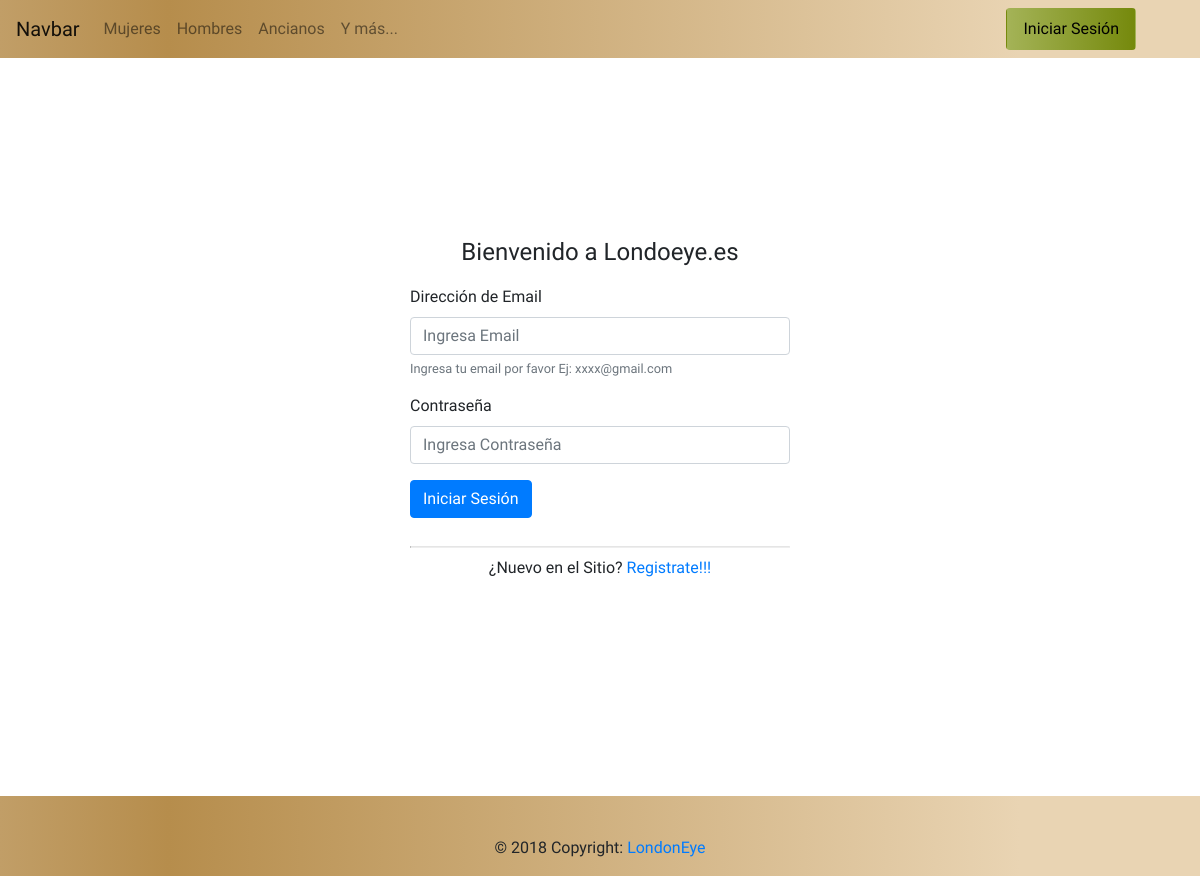
Screenshot of /index.php/tienda/inicio with the database file from the repository.
### tables this page shows
CREATE TABLE `tipo_ropa` (
  `id_tipo_ropa` int(11) NOT NULL,
  `nombre_tipo_ropa` varchar(50) NOT NULL,
  `imagen_tipo_ropa` varchar(255) NOT NULL,
  `estado` int(11) DEFAULT '1',
  `estado_importante` int(11) NOT NULL DEFAULT '0'
);

### application/libraries/Layout_tienda.php (called while the page is built, shortened)
<?php if ( ! defined('BASEPATH') ) exit('No direct script access allowed');
class Layout_tienda
{
private $CI;
public $layout = 'plantilla_tienda';
public function __construct($layout = 'plantilla_tienda')
{
$this->CI =& get_instance();
$this->layout = $layout;
}
function view($view = null, $data = null, $return = false)
{
$layout = "layouts/{$this->layout}";
$vista = (substr($view, 0, 1) == '/' ? $view : "{$this->CI->router->directory}{$this->CI->router->class}/{$view}");
$load_view = array('content_for_layout' => $this->CI->load->view($vista, $data, true));
if ( $return )
return $this->CI->load->view($layout, $load_view, true);
else
$this->CI->load->view($layout, $load_view, false);
}
}

### application/controllers/Tienda.php (called while the page is built, shortened)
<?php
class Tienda extends CI_Controller {
public function inicio(){
			$this->layout_tienda->view("register/inicio_sesion");
}
}

### index.php (called while the page is built, shortened)
<?php
require_once BASEPATH.'core/CodeIgniter.php';

### application/views/layouts/header_tienda.php (the view, shortened to what this page needs)
<div class="row">
         <div class="col-lg-12 col-md-12 col-sm-12 col-xs-12" >
                   <nav class="navbar navbar-expand-lg navbar-light bg-light">
                         <a class="navbar-brand" href="<?php echo base_url(); ?>">Navbar</a>
                         <div class="collapse navbar-collapse" id="navbarSupportedContent">
                           <ul class="navbar-nav mr-auto">
                                  <?php
                                   $tipo_ropas = $this->db->query("SELECT * FROM tipo_ropa WHERE estado = 1 AND id_tipo_ropa IN (SELECT tipo_ropa FROM ropa_tienda WHERE estado_ropa = 1) AND estado_importante = 1 LIMIT 4;");
                                  ?>
                                  <?php foreach ($tipo_ropas->result() as $tipo_ropa): ?>
                                          <li class="nav-item">
                                            <a class="nav-link" href="<?php echo base_url();?>tienda/tienda/<?php echo $tipo_ropa->id_tipo_ropa ?>" role="button">
                                              <?php echo $tipo_ropa->nombre_tipo_ropa ?>
                                            </a>
                                          </li>
                                  <?php endforeach; ?>
                            <li class="nav-item">
                               <a class="nav-link" href="<?php echo base_url();?>tienda/tienda/all" role="button">
                                 Y m&aacute;s...
                               </a>
                             </li>
                       </ul>
                       <?php if ($this->session->userdata("login_tienda")): ?>
                           <ul class="navbar-nav mr-5">
                               <li class="nav-item dropdown">
                                   <a class="nav-link btn btn-verde my-2 my-sm-0" href="#" id="opciones" role="button" data-toggle="dropdown" aria-haspopup="true" aria-expanded="false" style="color: black;">
                                     Bienvenido, <?php echo $this->session->userdata("nombre_persona_tienda") ?>
                                   </a>
                                   <div class="dropdown-menu" aria-labelledby="opciones">
                                     <a class="dropdown-item" href="<?php echo base_url();?>tienda/carrito">Ver Carrito</a>
                                     <a class="dropdown-item" href="<?php echo base_url();?>tienda/logout">Cerrar Sesi&oacute;n</a>
                                   </div>
                                 </li>
                           </ul>
                       <?php else: ?>
                          <a class="nav-link btn btn-verde mr-5" href="<?php echo base_url();?>tienda/inicio">Iniciar Sesi&oacute;n</a>
                        <?php endif ?>
                         </div>
                   </nav>
           </div>
     </div>

### public/app_tienda.css (style rules this page uses)
* { font-family: 'Gugi', cursive; }
footer, .navbar { background: rgba(243,226,199,1); background: -moz-linear-gradient(left, rgba(243,226,199,1) 0%, rgba(193,158,103,1) 0%, rgba(182,141,76,1) 14%, rgba(233,212,179,1) 85%, rgba(233,212,179,1) 100%); background: -webkit-gradient(left top, right top, color-stop(0%, rgba(243,226,199,1)), color-stop(0%, rgba(193,158,103,1)), color-stop(14%, rgba(182,141,76,1)), color-stop(85%, rgba(233,212,179,1)), color-stop(100%, rgba(233,212,179,1))); background: -webkit-linear-gradient(left, rgba(243,226,199,1) 0%, rgba(193,158,103,1) 0%, rgba(182,141,76,1) 14%, rgba(233,212,179,1) 85%, rgba(233,212,179,1) 100%); background: -o-linear-gradient(left, rgba(243,226,199,1) 0%, rgba(193,158,103,1) 0%, rgba(182,141,76,1) 14%, rgba(233,212,179,1) 85%, rgba(233,212,179,1) 100%); background: -ms-linear-gradient(left, rgba(243,226,199,1) 0%, rgba(193,158,103,1) 0%, rgba(182,141,76,1) 14%, rgba(233,212,179,1) 85%, rgba(233,212,179,1) 100%); background: linear-gradient(to right, rgba(243,226,199,1) 0%, rgba(193,158,103,1) 0%, rgba(182,141,76,1) 14%, rgba(233,212,179,1) 85%, rgba(233,212,179,1) 100%); filter: progid:DXImageTransform.Microsoft.gradient( startColorstr='#f3e2c7', endColorstr='#e9d4b3', GradientType=1 ); }
.btn-verde { background: rgba(164,179,87,1); background: -moz-linear-gradient(left, rgba(164,179,87,1) 0%, rgba(117,137,12,1) 100%); background: -webkit-gradient(left top, right top, color-stop(0%, rgba(164,179,87,1)), color-stop(100%, rgba(117,137,12,1))); background: -webkit-linear-gradient(left, rgba(164,179,87,1) 0%, rgba(117,137,12,1) 100%); background: -o-linear-gradient(left, rgba(164,179,87,1) 0%, rgba(117,137,12,1) 100%); background: -ms-linear-gradient(left, rgba(164,179,87,1) 0%, rgba(117,137,12,1) 100%); background: linear-gradient(to right, rgba(164,179,87,1) 0%, rgba(117,137,12,1) 100%); filter: progid:DXImageTransform.Microsoft.gradient( startColorstr='#a4b357', endColorstr='#75890c', GradientType=1 ); color: black; }

### rows the page displays
tipo_ropa: nombre_tipo_ropa "Mujeres"
tipo_ropa: nombre_tipo_ropa "Hombres"
tipo_ropa: nombre_tipo_ropa "Ancianos"
